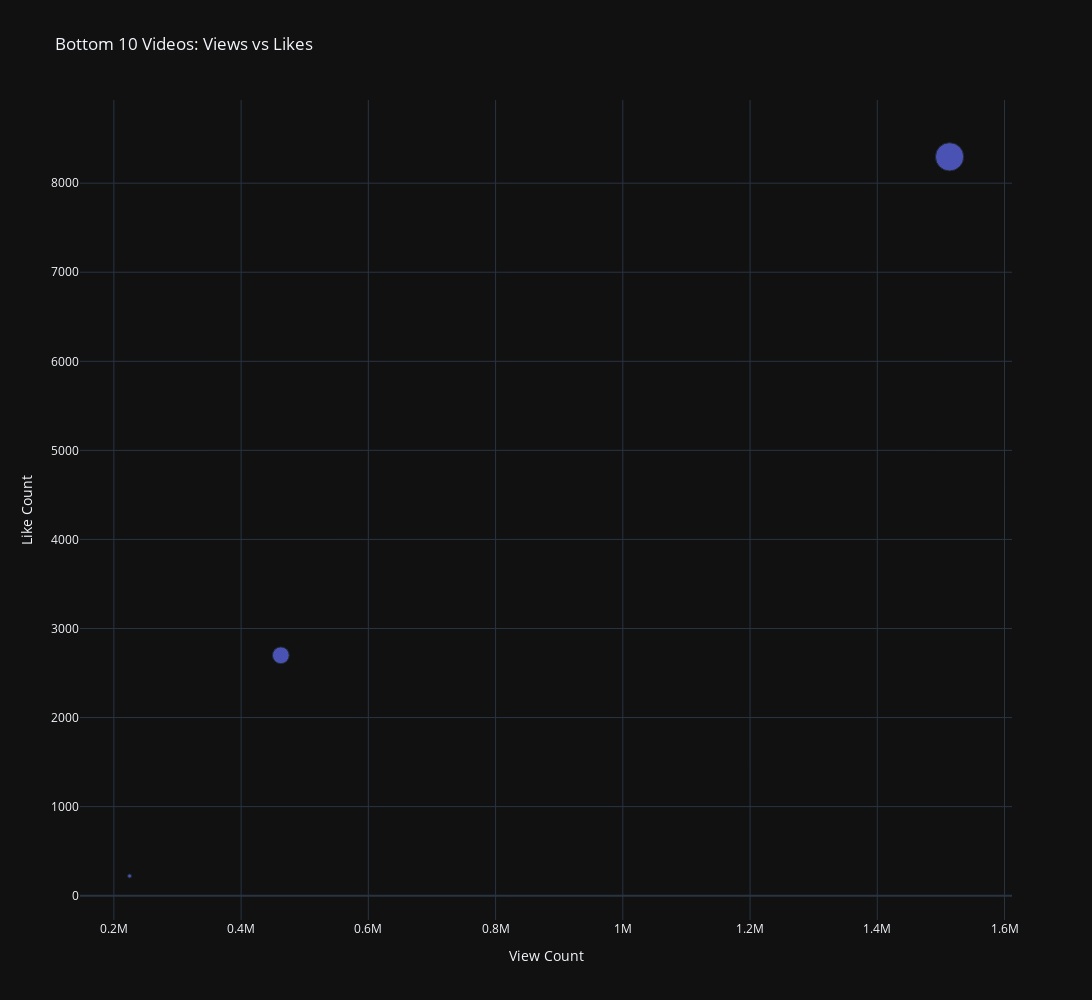

Notebook code for this chart:
### Markdown cell above
### Bottom Videos: Views vs Likes

### Code cell
# Sort and select bottom 10 videos by view count
bottom_10_views = df.sort_values(by = 'viewCount', ascending = True).head(10)

# Scatter plot of bottom 10 videos to explore relationship between views and likes.
fig = px.scatter(
    bottom_10_views,
    x = 'viewCount',
    y = 'likeCount',
    size = 'commentCount',
    title = 'Bottom 10 Videos: Views vs Likes',
    labels = { 'viewCount' : 'View Count', 'likeCount' : 'Like Count' },
    width = width,
    height = height,
    template = template
)
fig.show()

### Figure 1 — Plotly figure (JSON) as saved in the notebook; plotly's stock layout.template omitted (floating-point values rounded to 4 significant figures)
{"data": [{"hovertemplate": "View Count=%{x}<br>Like Count=%{y}<br>commentCount=%{marker.size}<extra></extra>", "legendgroup": "", "marker": {"color": "#636efa", "size": [13, 240, 681], "sizemode": "area", "sizeref": 1.702, "symbol": "circle"}, "mode": "markers", "name": "", "orientation": "v", "showlegend": false, "type": "scatter", "x": [224719, 462443, 1513651], "xaxis": "x", "y": [221, 2699, 8296], "yaxis": "y"}], "layout": {"height": 1000, "legend": {"itemsizing": "constant", "tracegroupgap": 0}, "title": {"text": "Bottom 10 Videos: Views vs Likes"}, "width": 1600, "xaxis": {"anchor": "y", "domain": [0, 1], "title": {"text": "View Count"}}, "yaxis": {"anchor": "x", "domain": [0, 1], "title": {"text": "Like Count"}}}}
